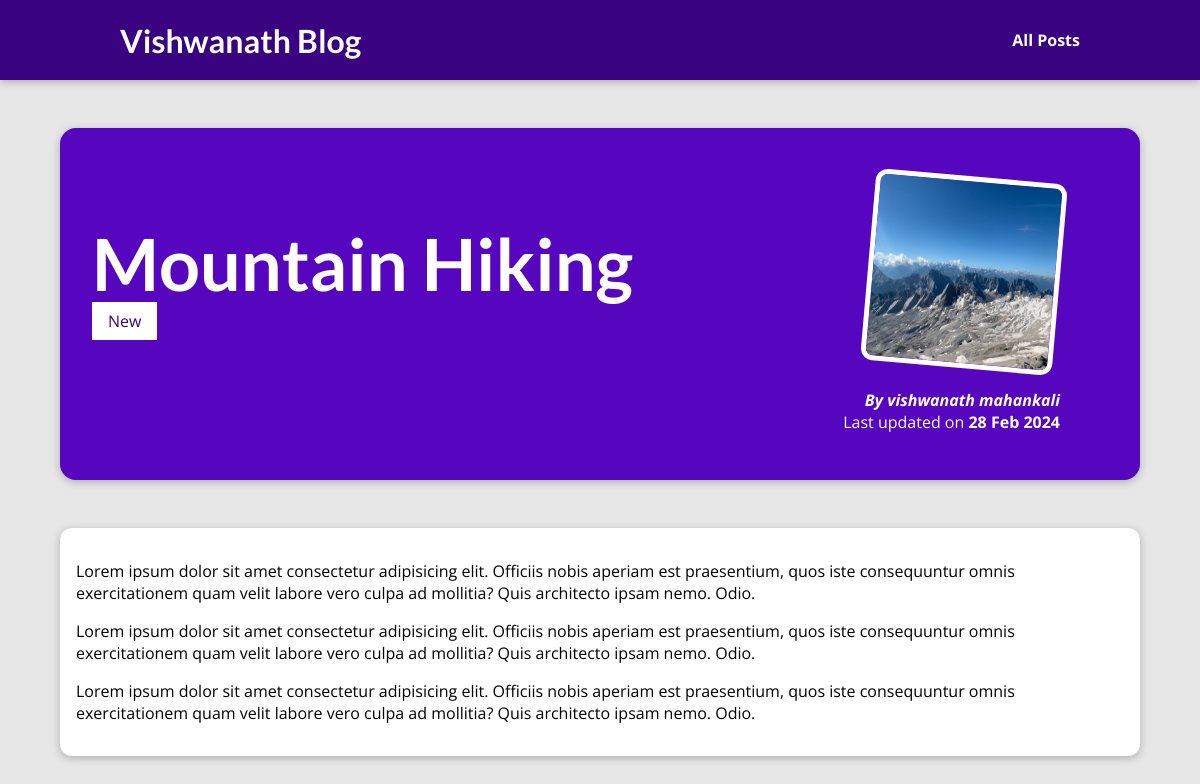
The page /posts/hike-in-the-mountains on the database its author committed.
### blog/models.py (models this page shows, shortened)
class Post(models.Model):
    title = models.CharField(max_length=150)
    excerpt = models.CharField(max_length=200)
    image = models.ImageField(upload_to="posts", null=True)
    date = models.DateField(auto_now=True)
    slug = models.SlugField(unique=True, db_index=True)
    content = models.TextField(validators=[MinLengthValidator(10)])
    author = models.ForeignKey(Author, on_delete=models.SET_NULL, related_name="posts", null=True)
    tags = models.ManyToManyField(Tag)

class Tag(models.Model):
    caption = models.CharField(max_length=20)

class Author(models.Model):
    first_name = models.CharField(max_length=100)
    last_name = models.CharField(max_length=100)
    email_address = models.EmailField()
    def full_name(self):
        return f"{self.first_name} {self.last_name}"
    def __str__(self):
        return self.full_name()

### blog/views.py (the view)
# urls.py: path("posts/<slug:slug>", views.post_detail, name="post-detail-page")
def post_detail(request, slug):
    identified_post = get_object_or_404(Post, slug=slug)
    return render(request, "blog/post-detail.html", {
        "post": identified_post,
        "post_tags": identified_post.tags.all()
    })

### blog/templates/blog/post-detail.html (shortened to what this page needs)
{% extends "base.html" %}
{% load static %}
{% block css_files %}
<link rel="stylesheet" href="{% static 'blog/post-detail.css' %}" />
{% endblock %}
{% block content %}
<section id="summary">
  <h2>{{ post.title }}</h2>
  <div>
    {% for tag in post_tags %}
      <span class="tag">{{ tag.caption }}</span>
    {% endfor %}
  </div>
  <article>
    <img src="{{ post.image.url }}" alt="{{ post.title }}" />
    <address>By <a href="mailto:{{ post.author.email_address }}">{{ post.author }}</a></address>
    <div>Last updated on <time>{{ post.date|date:"d M Y" }}</time></div>
  </article>
</section>
<main>
  {{ post.content | linebreaks }}
</main>
{% endblock %}

### templates/base.html (shortened to what this page needs)
{% load static %}
<!DOCTYPE html>
<html>
    <head>
        <link rel="stylesheet" href="{% static 'app.css' %}">
        {% block css_files %}{% endblock %}
    </head>
    <body>
        <header id="main-navigation">
            <h1><a href="{% url 'starting-page' %}">Vishwanath Blog</a></h1>
            <nav>
              <a href="{% url 'posts-page' %}">All Posts</a>
            </nav>
          </header>
        {% block content%}
        {% endblock %}
    </body>
</html>

### static/app.css (style rules this page uses)
* { box-sizing: border-box; }
html { font-family: 'Open Sans', 'Lato', sans-serif; }
body { margin: 0; }
h1, h2, h3 { font-family: 'Lato', sans-serif; font-weight: bold; }
#main-navigation { width: 100%; height: 5rem; display: flex; justify-content: space-between; align-items: center; padding: 0 10%; position: absolute; top: 0; left: 0; }
#main-navigation a { text-decoration: none; color: white; font-weight: bold; }

### blog/static/blog/post-detail.css (style rules this page uses)
body { background-color: #e7e7e7; }
#main-navigation { background-color: #390281; box-shadow: 0 2px 8px rgba(0, 0, 0, 0.25); }
#summary { margin: 8rem auto 3rem auto; padding: 2rem; width: 90%; max-width: 90rem; border-radius: 16px; background-color: #5706c0; position: relative; box-shadow: 0 2px 8px rgba(0, 0, 0, 0.25); height: 22rem; }
#summary h2 { color: white; font-size: 4.5rem; margin-bottom: 0.25rem; }
#summary article { position: absolute; top: 2rem; right: 3rem; padding: 1rem 2rem; border-radius: 12px; text-align: right; color: white; }
#summary article img { width: 12rem; height: 12rem; border-radius: 12px; transform: rotateZ(5deg); border: 5px solid white; margin-bottom: 1rem; }
#summary address { font-weight: bold; }
#summary a { color: white; text-decoration: none; }
#summary time { font-weight: bold; }
main { width: 90%; max-width: 90rem; margin: 3rem auto; background-color: white; padding: 1rem; border-radius: 12px; box-shadow: 0 2px 8px rgba(0, 0, 0, 0.25); }
.tag { background-color: white; color: #390281; padding: 0.5rem 1rem; border-bottom: 8px; }

### rows shown on the page
Post: title "Mountain Hiking", image (picture), author "vishwanath mahankali", date "28 Feb 2024", content "Lorem ipsum dolor sit amet consectetur adipisicing elit. Officiis nobis aperiam est praesentium, quos iste consequuntur omnis exercitationem quam velit labore vero culpa ad mollitia? Quis architecto ipsam nemo. Odio. Lorem ipsum dolor sit amet consectetur adipisicing elit. Officiis nobis aperiam est praesentium, quos iste consequuntur omnis exercitationem quam velit labore vero culpa ad mollitia? Quis architecto ipsam nemo. Odio. Lorem ipsum dolor sit amet consectetur adipisicing elit. Officiis nobis aperiam est praesentium, quos iste consequuntur omnis exercitationem quam velit labore vero culpa ad mollitia? Quis architecto ipsam nemo. Odio."
Tag: caption "New"
